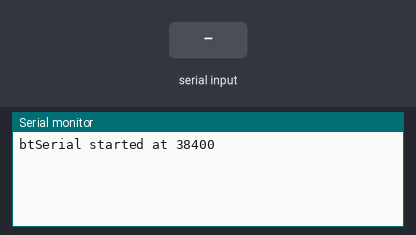
A sketch run on a simulated Arduino Uno, built with avr-gcc and run on an emulated ATmega328P. On the bench: the last lines printed to the serial monitor. The test bench sets the inputs (shaded band).

Above: at 1.2 s.
1.3 s: "1" received over the second serial link
At 2.1 s:
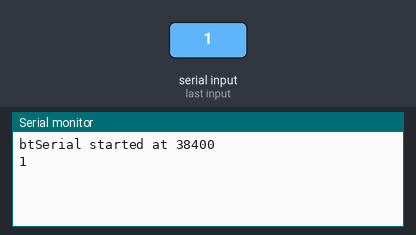
2.8 s: "0" received over the second serial link
At 3.2 s:
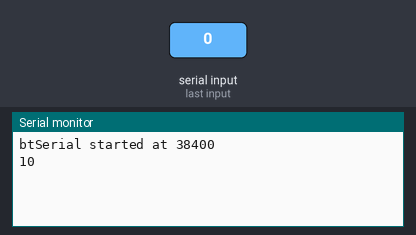

The sketch:

CONFIG_code.ino
```cpp
#include <SoftwareSerial.h>
SoftwareSerial btSerial(2, 3); // RX | TX

void setup()
{
    Serial.begin(9600);

    btSerial.begin(38400);
    Serial.println("btSerial started at 38400");
}

void loop()
{
  // Keep reading from Arduino Serial Monitor and send to HC-05
  if (Serial.available())
  {
    btSerial.write(Serial.read());
  }

  // Keep reading from HC-05 and send to Arduino Serial Monitor
  if (btSerial.available())
  {
    Serial.write(btSerial.read());
  }
}

/*
Slave Command:
AT
AT+RMAAD
AT+ROLE=0
AT+UART=38400,0,0
AT+ADDR?
//0021:10:010C7D
//0021:09:01:12:E4


Master Commands:
AT
AT+RMAAD
AT+ROLE=1
AT+UART=38400,0,0
AT+CMODE=0
AT+BIND=98D3:61:F613EA  (This should be your HC05 Slave address)
*/
```

Measured:
- after the input at 1.3 s, the serial monitor: prints a new line at once (image 1)
- after the input at 2.8 s, the serial monitor: prints a new line at once (image 2)
